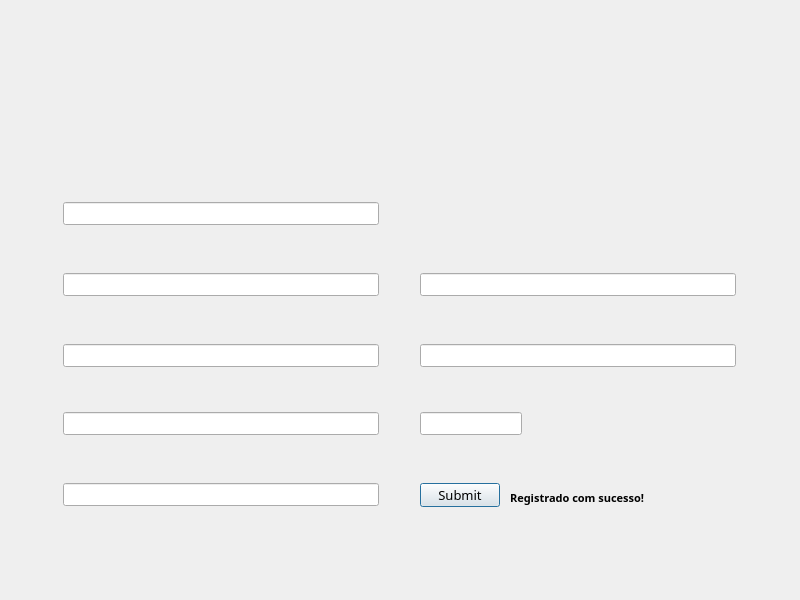
<?xml version="1.0" encoding="UTF-8"?>
<ui version="4.0">
 <class>Doa</class>
 <widget class="QDialog" name="Doa">
  <property name="geometry">
   <rect>
    <x>0</x>
    <y>0</y>
    <width>800</width>
    <height>600</height>
   </rect>
  </property>
  <property name="minimumSize">
   <size>
    <width>800</width>
    <height>600</height>
   </size>
  </property>
  <property name="maximumSize">
   <size>
    <width>800</width>
    <height>600</height>
   </size>
  </property>
  <property name="font">
   <font>
    <family>Fira Code</family>
    <pointsize>10</pointsize>
   </font>
  </property>
  <property name="windowTitle">
   <string>Dialog</string>
  </property>
  <widget class="QLabel" name="doaback">
   <property name="geometry">
    <rect>
     <x>0</x>
     <y>0</y>
     <width>800</width>
     <height>600</height>
    </rect>
   </property>
   <property name="text">
    <string/>
   </property>
  </widget>
  <widget class="QPushButton" name="enviar_b">
   <property name="geometry">
    <rect>
     <x>420</x>
     <y>483</y>
     <width>80</width>
     <height>24</height>
    </rect>
   </property>
   <property name="font">
    <font>
     <family>Fira Code</family>
     <pointsize>10</pointsize>
    </font>
   </property>
   <property name="text">
    <string>Submit</string>
   </property>
  </widget>
  <widget class="QLineEdit" name="name">
   <property name="geometry">
    <rect>
     <x>63</x>
     <y>202</y>
     <width>316</width>
     <height>23</height>
    </rect>
   </property>
  </widget>
  <widget class="QLineEdit" name="addr">
   <property name="geometry">
    <rect>
     <x>63</x>
     <y>273</y>
     <width>316</width>
     <height>23</height>
    </rect>
   </property>
  </widget>
  <widget class="QLineEdit" name="email">
   <property name="geometry">
    <rect>
     <x>63</x>
     <y>344</y>
     <width>316</width>
     <height>23</height>
    </rect>
   </property>
  </widget>
  <widget class="QLineEdit" name="cpf">
   <property name="geometry">
    <rect>
     <x>63</x>
     <y>412</y>
     <width>316</width>
     <height>23</height>
    </rect>
   </property>
  </widget>
  <widget class="QLineEdit" name="phone">
   <property name="geometry">
    <rect>
     <x>63</x>
     <y>483</y>
     <width>316</width>
     <height>23</height>
    </rect>
   </property>
  </widget>
  <widget class="QLineEdit" name="ttl">
   <property name="geometry">
    <rect>
     <x>420</x>
     <y>273</y>
     <width>316</width>
     <height>23</height>
    </rect>
   </property>
  </widget>
  <widget class="QLineEdit" name="auth">
   <property name="geometry">
    <rect>
     <x>420</x>
     <y>344</y>
     <width>316</width>
     <height>23</height>
    </rect>
   </property>
  </widget>
  <widget class="QLineEdit" name="year">
   <property name="geometry">
    <rect>
     <x>420</x>
     <y>412</y>
     <width>102</width>
     <height>23</height>
    </rect>
   </property>
  </widget>
  <widget class="QLabel" name="sucess">
   <property name="geometry">
    <rect>
     <x>510</x>
     <y>490</y>
     <width>191</width>
     <height>16</height>
    </rect>
   </property>
   <property name="font">
    <font>
     <family>Fira Code</family>
     <pointsize>8</pointsize>
     <bold>true</bold>
    </font>
   </property>
   <property name="text">
    <string>Registrado com sucesso!</string>
   </property>
  </widget>
 </widget>
 <resources/>
 <connections/>
</ui>
